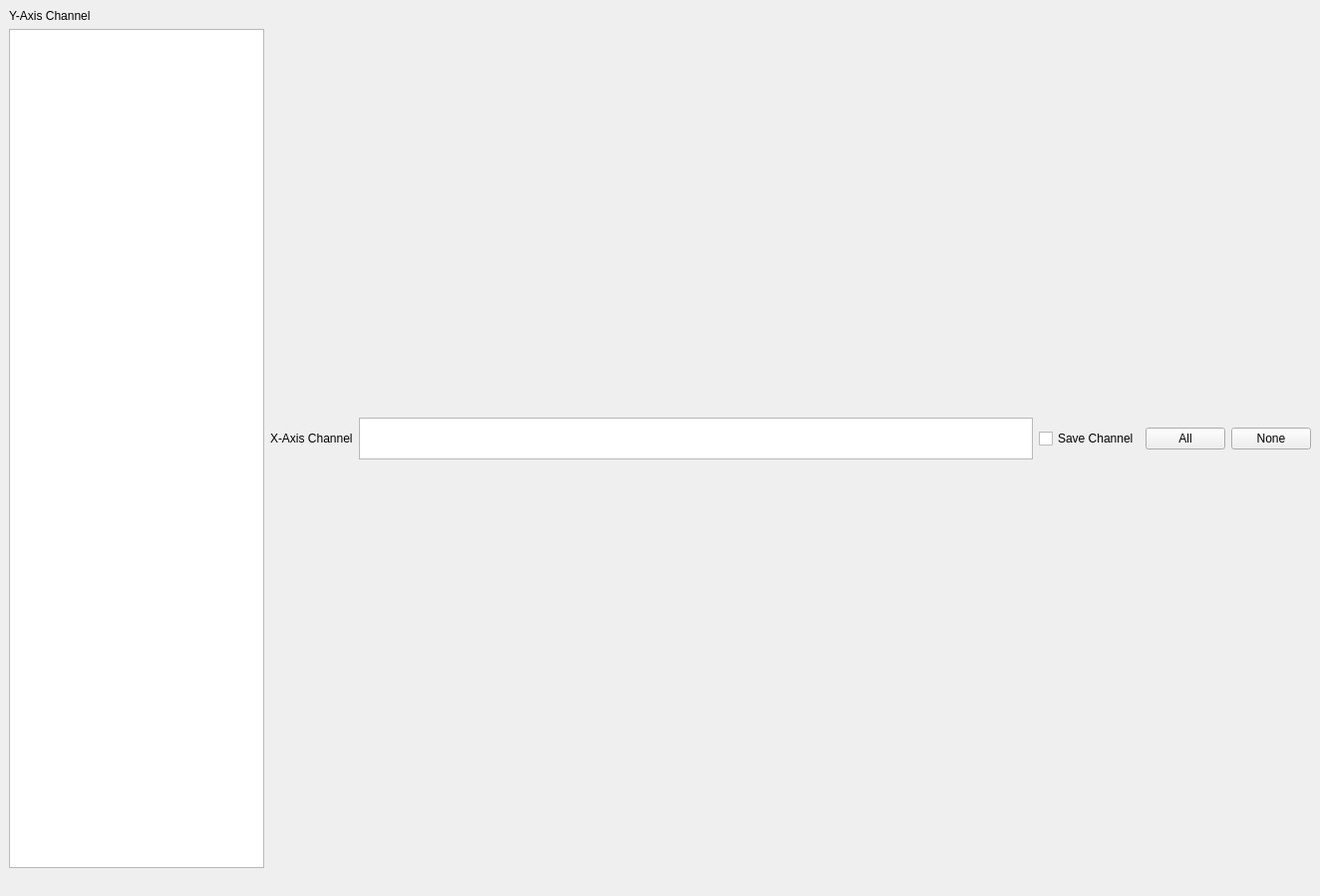
<?xml version="1.0" encoding="UTF-8"?>
<ui version="4.0">
 <class>MainWindow</class>
 <widget class="QMainWindow" name="MainWindow">
  <property name="geometry">
   <rect>
    <x>0</x>
    <y>0</y>
    <width>1324</width>
    <height>899</height>
   </rect>
  </property>
  <property name="windowTitle">
   <string>TDMS to HDF5 Viewer and Converter</string>
  </property>
  <property name="windowIcon">
   <iconset resource="resources.qrc">
    <normaloff>:/science-icon.png</normaloff>:/science-icon.png</iconset>
  </property>
  <widget class="QWidget" name="centralwidget">
   <layout class="QGridLayout" name="gridLayout">
    <item row="0" column="0">
     <layout class="QHBoxLayout" name="mainLayout">
      <property name="sizeConstraint">
       <enum>QLayout::SetNoConstraint</enum>
      </property>
      <item>
       <layout class="QVBoxLayout" name="ySelectorLayout">
        <item>
         <widget class="QLabel" name="ySelectorLabel">
          <property name="text">
           <string>Y-Axis Channel</string>
          </property>
         </widget>
        </item>
        <item>
         <widget class="QTreeView" name="ySelectorView">
          <property name="sizePolicy">
           <sizepolicy hsizetype="Preferred" vsizetype="Expanding">
            <horstretch>0</horstretch>
            <verstretch>0</verstretch>
           </sizepolicy>
          </property>
         </widget>
        </item>
       </layout>
      </item>
      <item>
       <layout class="QVBoxLayout" name="centralLayout">
        <item>
         <layout class="QHBoxLayout" name="xSelectorLayout">
          <item>
           <widget class="QLabel" name="xSelectorLabel">
            <property name="text">
             <string>X-Axis Channel</string>
            </property>
           </widget>
          </item>
          <item>
           <widget class="QListView" name="xSelectorView">
            <property name="enabled">
             <bool>true</bool>
            </property>
            <property name="sizePolicy">
             <sizepolicy hsizetype="Expanding" vsizetype="Maximum">
              <horstretch>0</horstretch>
              <verstretch>0</verstretch>
             </sizepolicy>
            </property>
            <property name="maximumSize">
             <size>
              <width>16777215</width>
              <height>42</height>
             </size>
            </property>
           </widget>
          </item>
          <item>
           <layout class="QHBoxLayout" name="horizontalLayout">
            <item>
             <widget class="QCheckBox" name="saveChannelCheckBox">
              <property name="text">
               <string>Save Channel</string>
              </property>
             </widget>
            </item>
            <item>
             <widget class="QPushButton" name="allChannels">
              <property name="text">
               <string>All</string>
              </property>
             </widget>
            </item>
            <item>
             <widget class="QPushButton" name="noChannels">
              <property name="text">
               <string>None</string>
              </property>
             </widget>
            </item>
           </layout>
          </item>
         </layout>
        </item>
       </layout>
      </item>
     </layout>
    </item>
   </layout>
  </widget>
  <widget class="QMenuBar" name="menubar">
   <property name="geometry">
    <rect>
     <x>0</x>
     <y>0</y>
     <width>1324</width>
     <height>21</height>
    </rect>
   </property>
  </widget>
  <widget class="QStatusBar" name="statusbar">
   <property name="sizeGripEnabled">
    <bool>false</bool>
   </property>
  </widget>
  <action name="actionOpen_TDMS_File">
   <property name="icon">
    <iconset resource="resources.qrc">
     <normaloff>:/open.png</normaloff>:/open.png</iconset>
   </property>
   <property name="text">
    <string>Open &amp;TDMS File</string>
   </property>
   <property name="shortcut">
    <string>Ctrl+O</string>
   </property>
  </action>
  <action name="action_Export_to_HDF5">
   <property name="icon">
    <iconset resource="resources.qrc">
     <normaloff>:/export.png</normaloff>:/export.png</iconset>
   </property>
   <property name="text">
    <string>&amp;Export to HDF5</string>
   </property>
   <property name="shortcut">
    <string>Ctrl+E</string>
   </property>
  </action>
  <action name="action_Quit">
   <property name="icon">
    <iconset resource="resources.qrc">
     <normaloff>:/exit.png</normaloff>:/exit.png</iconset>
   </property>
   <property name="text">
    <string>&amp;Quit</string>
   </property>
   <property name="shortcut">
    <string>Ctrl+Q</string>
   </property>
  </action>
  <action name="actionOpen_Recent">
   <property name="icon">
    <iconset resource="resources.qrc">
     <normaloff>:/open_recent.png</normaloff>:/open_recent.png</iconset>
   </property>
   <property name="text">
    <string>Open Recent</string>
   </property>
  </action>
 </widget>
 <resources>
  <include location="resources.qrc"/>
 </resources>
 <connections>
  <connection>
   <sender>action_Quit</sender>
   <signal>triggered()</signal>
   <receiver>MainWindow</receiver>
   <slot>close()</slot>
   <hints>
    <hint type="sourcelabel">
     <x>-1</x>
     <y>-1</y>
    </hint>
    <hint type="destinationlabel">
     <x>399</x>
     <y>299</y>
    </hint>
   </hints>
  </connection>
 </connections>
</ui>
